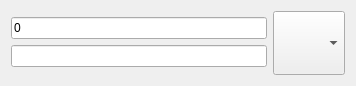
<?xml version="1.0" encoding="UTF-8"?>
<ui version="4.0">
 <class>CurrencyField</class>
 <widget class="QWidget" name="CurrencyField">
  <property name="geometry">
   <rect>
    <x>0</x>
    <y>0</y>
    <width>356</width>
    <height>86</height>
   </rect>
  </property>
  <property name="sizePolicy">
   <sizepolicy hsizetype="Fixed" vsizetype="Fixed">
    <horstretch>0</horstretch>
    <verstretch>0</verstretch>
   </sizepolicy>
  </property>
  <property name="windowTitle">
   <string>Form</string>
  </property>
  <layout class="QHBoxLayout" name="horizontalLayout_2">
   <item>
    <layout class="QHBoxLayout" name="horizontalLayout">
     <item>
      <layout class="QVBoxLayout" name="verticalLayout">
       <property name="spacing">
        <number>0</number>
       </property>
       <item>
        <widget class="QLineEdit" name="inputCurrencyLineEdit">
         <property name="text">
          <string>0</string>
         </property>
        </widget>
       </item>
       <item>
        <widget class="QLineEdit" name="outputCurrencyLineEdit">
         <property name="sizePolicy">
          <sizepolicy hsizetype="Minimum" vsizetype="Fixed">
           <horstretch>0</horstretch>
           <verstretch>0</verstretch>
          </sizepolicy>
         </property>
         <property name="text">
          <string/>
         </property>
         <property name="readOnly">
          <bool>true</bool>
         </property>
        </widget>
       </item>
      </layout>
     </item>
     <item>
      <widget class="QComboBox" name="comboBox">
       <property name="sizePolicy">
        <sizepolicy hsizetype="Minimum" vsizetype="Minimum">
         <horstretch>0</horstretch>
         <verstretch>0</verstretch>
        </sizepolicy>
       </property>
       <property name="maximumSize">
        <size>
         <width>300</width>
         <height>300</height>
        </size>
       </property>
      </widget>
     </item>
    </layout>
   </item>
  </layout>
 </widget>
 <resources/>
 <connections/>
</ui>
